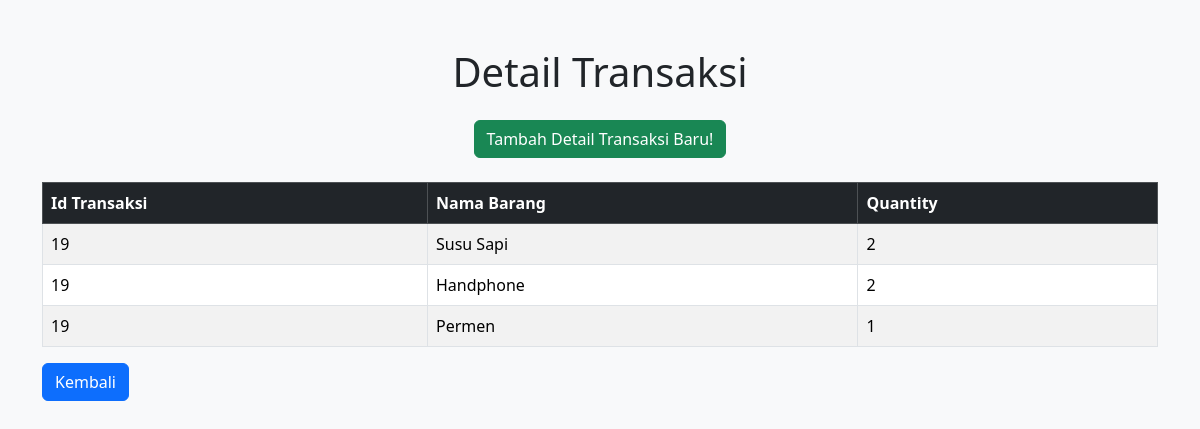
Screenshot of /transaksi/detail_transaksi.php?id=19 (signed in) with the database file from the repository.
### tables this page shows
CREATE TABLE `transaksi_detail` (
  `transaksi_id` int NOT NULL,
  `barang_id` int NOT NULL,
  `harga` int NOT NULL,
  `qty` int NOT NULL
);

CREATE TABLE `barang` (
  `id` int NOT NULL,
  `kode_barang` varchar(10) NOT NULL,
  `nama_barang` varchar(100) NOT NULL,
  `harga` int NOT NULL,
  `stok` int NOT NULL,
  `supplier_id` int NOT NULL
);

### function.php (called while the page is built, shortened)
<?php
$conn = mysqli_connect("localhost", "root", "", "store");
function query($tes){
    global $conn;
    $result = mysqli_query($conn, $tes);
    $rows = [];
    while($row = mysqli_fetch_assoc($result)){
        $rows[] = $row;
    }
    return $rows;
}
?>

### transaksi/detail_transaksi.php (the view, shortened to what this page needs)
<?php
include '../function.php';
$id = $_GET['id'];
$transaksiDetail = "SELECT
        transaksi_detail.transaksi_id,
        barang.nama_barang AS nama_barang,
        transaksi_detail.harga,
        transaksi_detail.qty
    FROM
        transaksi_detail
    JOIN
        barang ON transaksi_detail.barang_id = barang.id
    WHERE
        transaksi_detail.transaksi_id = $id;";
$result = query($transaksiDetail);
?>
<!DOCTYPE html>
<html lang="en">
<head>
    <link href="https://cdn.jsdelivr.net/npm/bootstrap@5.3.2/dist/css/bootstrap.min.css" rel="stylesheet">
</head>
<body class="bg-light">
    <div class="container mt-5">
        <h1 class="text-center mb-4">Detail Transaksi</h1>
        <div class="text-center mb-4">
            <a href="tambah_transaksi_detail.php?id=<?php echo $id ?>" class="btn btn-success">Tambah Detail Transaksi Baru!</a>
        </div>
        <table class="table table-bordered table-striped">
            <thead class="table-dark">
                <tr>
                    <th>Id Transaksi</th>
                    <th>Nama Barang</th>
                    <th>Quantity</th>
                </tr>
            </thead>
            <tbody>
                <?php foreach($result as $row) : ?>
                <tr>
                    <td><?php echo $row['transaksi_id'] ?></td>
                    <td><?php echo $row['nama_barang'] ?></td>
                    <td><?php echo $row['qty'] ?></td>
                </tr>
                <?php endforeach; ?>
            </tbody>
        </table>
        <div class="text-left mb-3">
            <a href="../index.php" class="btn btn-primary">Kembali</a>
        </div>
    </div>
</body>
</html>

### rows the page displays
transaksi_detail: transaksi "19", barang.nama_barang "Susu Sapi", qty "2"
transaksi_detail: transaksi "19", barang.nama_barang "Handphone", qty "2"
transaksi_detail: transaksi "19", barang.nama_barang "Permen", qty "1"
